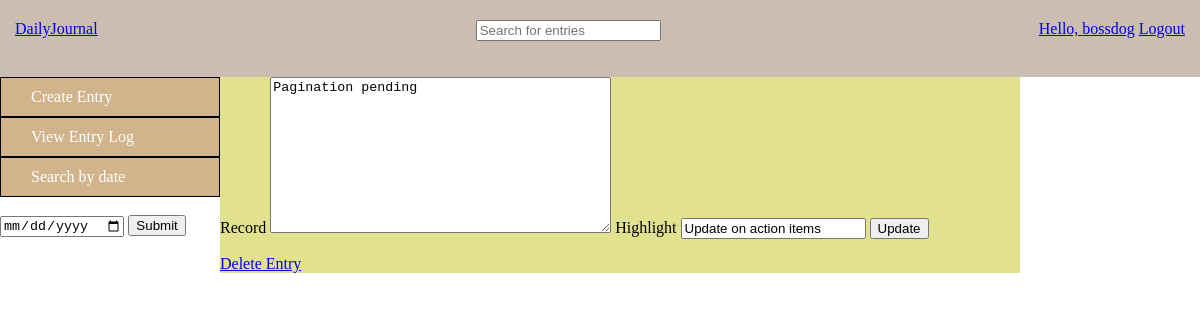
Screenshot of /update-entry/8 (signed in) with the database file from the repository.
### base/models.py (models this page shows, shortened)
class User(AbstractUser):
    name = models.CharField(max_length=200, null=True)
    email = models.EmailField(unique=True, null=True)
    bio = models.TextField(null=True)
    avatar = models.ImageField(null=True, default="avatar.svg")
    USERNAME_FIELD = 'email'
    REQUIRED_FIELDS = ['username']

class Entry(models.Model):
    host = models.ForeignKey(User,  on_delete=models.SET_NULL, null=True)
    record = models.TextField( null = False)
    created_at = models.DateField(auto_now_add=True, auto_now=False)
    highlight = models.CharField(max_length = 200)
    class Meta():
        ordering = ['-created_at']

### base/views.py (the view, shortened to what this page needs)
# urls.py: path('update-entry/<str:pk>', views.updateEntry, name='update-entry'),
@login_required(login_url = 'login')
def updateEntry(request, pk):
    page = 'update-entry'
    entry = Entry.objects.get(id=pk)
    form = EntryForm(instance = entry)
    return render(request, 'base/home.html', {'form':form, 'page':page, 'entry':entry})

### base/forms.py
class EntryForm(ModelForm):
    class Meta:
        model = Entry
        fields = ['record','highlight']

### base/templates/base/home.html (shortened to what this page needs)
{% extends 'main.html' %}
{% block content %}
{% if user.is_authenticated %}
<div class="container">
    <div class="header-bar">
        <a href="{% url 'create-entry' %}">Create Entry</a>
        <a href="{% url 'entry-log' %}">View Entry Log</a>
        <a href="#">Search by date</a><br>
        <form action="" method="POST" id="cal-seacrh">
            <input type="date" name="pickdate" max={{today}} >
            <input type="submit">
        </form>
    </div>
            <div class="content-mid">
                {% if page == 'entry-log' %}
                <div class="search-items">
                    <form action="" method="POST" id="text-search">
                     {% csrf_token %}
                     <input type="text" name="searched" placeholder = "Search for entries" />
                    </form>
                </div>
                {% include 'base/entry_log.html' %}
                {% elif searched %}
                {% include 'base/entry_log.html' %}
                {% elif page == 'create-entry' %}
                {% include 'base/create-entry.html' %}
                {% elif page == 'calendar' %}
                {% include 'base/calendar_module.html' %}
                {% elif page == 'update-entry' %}
                {% include 'base/update_entry.html' %}
                {% else %}
                <div class="diary-name">
                    {{ request.user.username }}'s Diary
                </div>
                {% endif %}
            </div>
    {% else %}
            {% include 'base/intro-content.html' %}
{% endif %}
</div>
{% endblock %}

### templates/navbar.html (shortened to what this page needs)
{% load static %}
{% if user.is_authenticated %}
<link rel="stylesheet" href="{% static 'styles/main.css' %}">
<div class="navbar">
    <div class="logo">
        <a href="{% url 'home' %}">DailyJournal</a>
    </div>
    <div class="search-items">
        <form action="" method="POST">
         <input type="text" name="searched" placeholder = "Search for entries" />
        </form>
    </div>
    <div class="links">
        {% if user.is_authenticated %}
        <a href="{% url 'update-user' %}">Hello, {{request.user.username}}</a>
        <a href="{% url 'logout' %}">Logout</a>
        {% else %}
        <a href="{% url 'login' %}">Login/SignUp</a>
        {% endif %}
    </div>
    {% else %}
    <a href="{% url 'login' %}">Login</a>
    {% endif %}
</div>

### base/templates/base/update_entry.html (shortened to what this page needs)
{% block content %}
<form method="POST">
    {% for field in form %}
    {{field.label}}
    {{field}}
    {% endfor %}
<input type="submit" value="Update">
</form>
<a href="{% url 'delete' entry.id %}">Delete Entry</a>
{% endblock %}

### static/styles/main.css (style rules this page uses)
.navbar { display: flex; flex-direction: row; justify-content: space-between; padding: 20px 15px; background-color: rgb(203, 189, 177); }
.search-items { display: flex; justify-content: space-between; flex-direction: row; }
.container { padding: 0px 50px 0px 0px; display: grid; grid-template-columns: 1fr 4fr; margin-left: 20px; width: 1000px; position: relative; }
.header-bar { display: flex; flex-direction: column; }
.content-mid { background-color: rgb(226, 225, 144); height: fit-content; position: relative; vertical-align: middle; color: black; }
.header-bar a { padding: 10px 30px; background-color: tan; border: 1px solid black; text-decoration: none; color: white; }
.header-bar { margin-left: -10%; }

### rows the page displays
User: user.username "bossdog"
Entry: form "Pagination pending" "Update on action items"

### other values shown
{{ field.label }} "Record" "Highlight"
